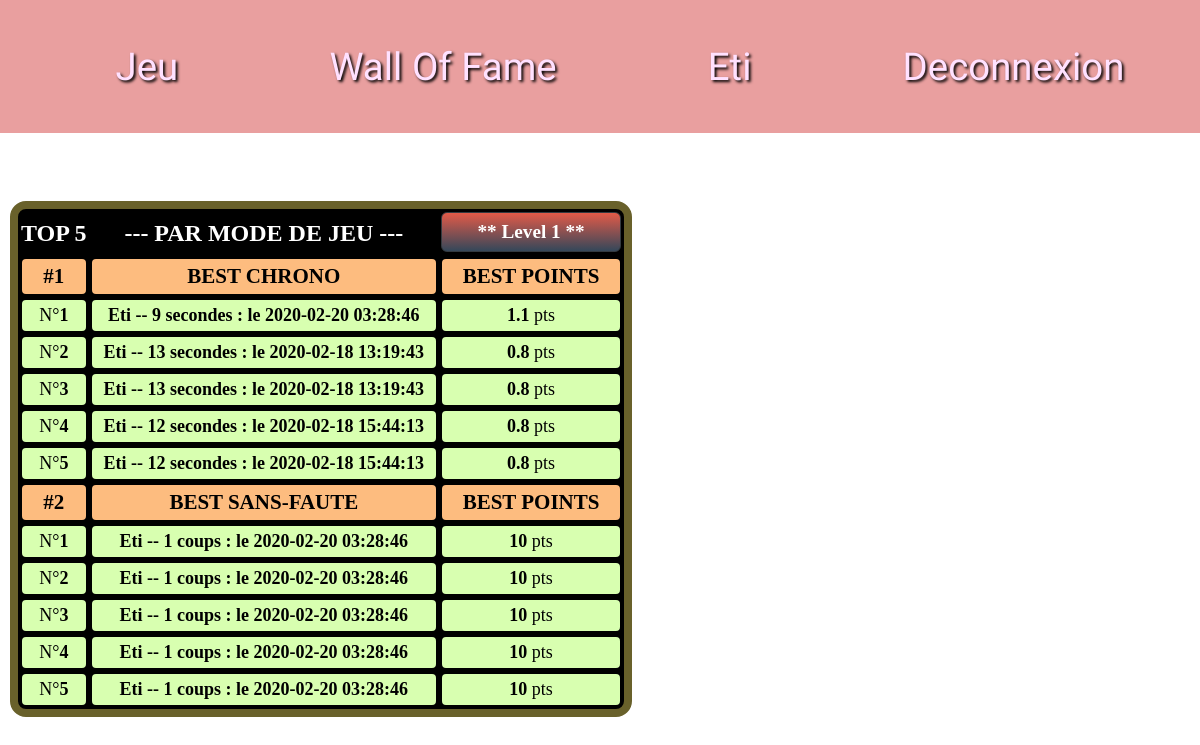
/profil.php (signed in), run on the app's committed database.
### tables this page shows
CREATE TABLE IF NOT EXISTS `besttime` (
  `Id` int(11) NOT NULL AUTO_INCREMENT,
  `login` varchar(25) NOT NULL,
  `temps` int(11) NOT NULL,
  `level` int(11) NOT NULL,
  `points` double NOT NULL,
  `defi` varchar(25) NOT NULL,
  `id_utilisateur` int(11) NOT NULL,
  `date` datetime DEFAULT NULL,
  PRIMARY KEY (`Id`)
);

CREATE TABLE IF NOT EXISTS `besttentative` (
  `Id` int(11) NOT NULL AUTO_INCREMENT,
  `login` varchar(25) NOT NULL,
  `nb_tentative` int(11) NOT NULL,
  `level` int(11) NOT NULL,
  `points` int(11) NOT NULL,
  `defi` varchar(25) NOT NULL,
  `id_utilisateur` int(11) NOT NULL,
  `date` datetime DEFAULT NULL,
  PRIMARY KEY (`Id`)
);

### profil.php (the view, shortened to what this page needs)
<html>
<head>
	<link rel="stylesheet" href="walloffame.css">
	<link rel="stylesheet" type="text/css" href="memo.css">
</head>
<body>
<?php
include('header.php');
if(isset($_SESSION['login'])){
?>
<main id="main-profil">
<br>
?> <table>
    <th class="col1">TOP 5</th>
    <th class="col1"> --- PAR MODE DE JEU --- </th>
    <th>
        <ul id="menu-accordeon">
            <li><a href="#">** <?php if(!isset($_GET['level'])){ echo 'Level 1';} else{echo 'Level '.$_GET['level'];} ?> **</a>
            </li>
    </th>
<?php
if(isset($_GET['tab'])){
    if($_GET['tab']=='1' and $_GET['type']=="time" and $_GET['level']==1){
        $level=1;
    }
    if($_GET['tab']=='1' and $_GET['type']=="time" and $_GET['level']==2){
        $level=2;
    }
    if($_GET['tab']=='1' and $_GET['type']=="time" and $_GET['level']==3){
        $level=3;
    }
    if($_GET['tab']=='1' and $_GET['type']=="time" and $_GET['level']==4){
        $level=4;
    }
    if($_GET['tab']=='1' and $_GET['type']=="time" and $_GET['level']==5){
        $level=5;
    }
    }
    else{
        $level=1;
    }
$connexion=mysqli_connect('localhost','root','','memory');
$requete="SELECT login,points,temps,date FROM besttime WHERE level='".$level."' and login='".$_SESSION['login']."' ORDER BY points DESC";
$query=mysqli_query($connexion,$requete);
$resultatlevel2=mysqli_fetch_all($query);
$n=1;
$k=0;
echo '<tr><td class="thead">'.'<b>#1</b>'.'</td><td class="thead">'.'BEST CHRONO'.'</td><td class="thead">'.'BEST POINTS'.'</td></tr>';
if(isset($resultatlevel2)){
while ($n<=5){
while($k<count($resultatlevel2) and $n<=5){
    echo '<tr><td  class="num1">'.'N°<b>'.$n.'</b></td><td class="num1"><b> '.ucfirst($resultatlevel2[0][0]).' -- '.$resultatlevel2[$k][2].' secondes : le '.$resultatlevel2[$k][3].' </b></td><td class="num1"><b>'.$resultatlevel2[$k][1].'</b> pts '.'</td></tr>';
    ++$k;
    ++$n;
}
    }
}
$connexion=mysqli_connect('localhost','root','','memory');
$requete1="SELECT login,points,nb_tentative,date FROM besttentative WHERE level='".$level."' and login='".$_SESSION['login']."' ORDER BY points DESC";
$query=mysqli_query($connexion,$requete1);
$resultat1=mysqli_fetch_all($query);
if(isset($resultat1)){
$n=1;
$k=0;
echo '<tr><td class="thead">'.'<b>#2</b>'.'</td><td class="thead">'.'BEST SANS-FAUTE'.'</td><td class="thead">'.'BEST POINTS'.'</td></tr>';
while ($n<=5){
while($k<count($resultat1) and $n<=5){
    echo '<tr><td  class="num1">'.'N°<b>'.$n.'</b></td><td class="num1"><b> '.ucfirst($resultat1[0][0]).' -- '.$resultat1[$k][2].' coups : le '.$resultatlevel2[$k][3].' </b></td><td class="num1"><b>'.$resultat1[$k][1].'</b> pts '.'</td></tr>';
    ++$n;
}
    }
}
?>
</table>
<?php
}
else{
    echo 'La page profil n\'est accessible que si vous êtes connecté'.'<br/>';
}
?>
</main>
</body>

### header.php
<header>
	<ul id="ul-head">
		<li><a class="a-head" href="index.php">Jeu</a></li>
		<li><a class="a-head" href="walloffame.php">wall of fame </a></li>
		<?php if(!isset($_SESSION['id'])){?>
		<li><a  class="a-head" href="connexion.php">Connexion</a></li>
		<li><a  class="a-head" href="inscription.php">Inscription</a></li>
		<?php } else{ ?>
		<li><a  class="a-head" href="profil.php"><?=$_SESSION['login']?></a></li>
		<li><a  class="a-head" href="index.php?deco=true">Deconnexion</a></li>
		<?php }?>
	</ul>
</header>

### walloffame.css (style rules this page uses)
table,tr,td { border:2px black solid; border-radius: 6px; border:2px black solid; }
table { margin: 50px 10px 50px; border-radius: 1em 1em 1em 1em; border:8px rgb(105, 97, 43)solid; background-color: rgb(0, 0, 0); }
.thead { font-size:21px; font-weight: bold; background-color: rgb(253, 188, 127); }
.num1 { font-size:large; background-color: rgb(216, 255, 176); }
.col1 { color:white; font-size: x-large; }
td { padding: 5px 12px 5px 12px; border-radius: 6px; text-align: center; }
#menu-accordeon { padding:0; margin:0; list-style:none; text-align: center; width: 180px; }
#menu-accordeon li { background-image: linear-gradient(to bottom, rgb(226, 90, 72) 0%, rgb(52, 71, 90) 100%); border-radius: 6px; margin-bottom:2px; border:solid 1px #333A40; }
#menu-accordeon a { display:block; text-decoration: none; color: #fff; padding: 8px 0; font-family: verdana; font-size:1.2em; }

### memo.css (style rules this page uses)
body { margin: 0; }
header { background-color: #e68f8fd9; padding-top: 1%; padding-bottom: 1%; }
#ul-head { list-style: none; display: flex; align-items: center; justify-content: space-around; font-size: 4vh }
.a-head { text-decoration: none; font-size: 120%; font-family: 'Odibee Sans', cursive; color: #ffe1ff ; text-shadow: 2px 2px 3px black; text-transform: capitalize; transition: letter-spacing ,border-bottom; transition-duration: 1s; }

### data on the page
besttime: login "Eti", temps "9", date "2020-02-20 03:28:46", points "1.1"
besttime: temps "13", date "2020-02-18 13:19:43", points "0.8"
besttime: temps "12", date "2020-02-18 15:44:13", points "0.8"
besttentative: login "Eti", nb_tentative "1", points "10"

### other printed values
$_SESSION['login'] "Eti"
